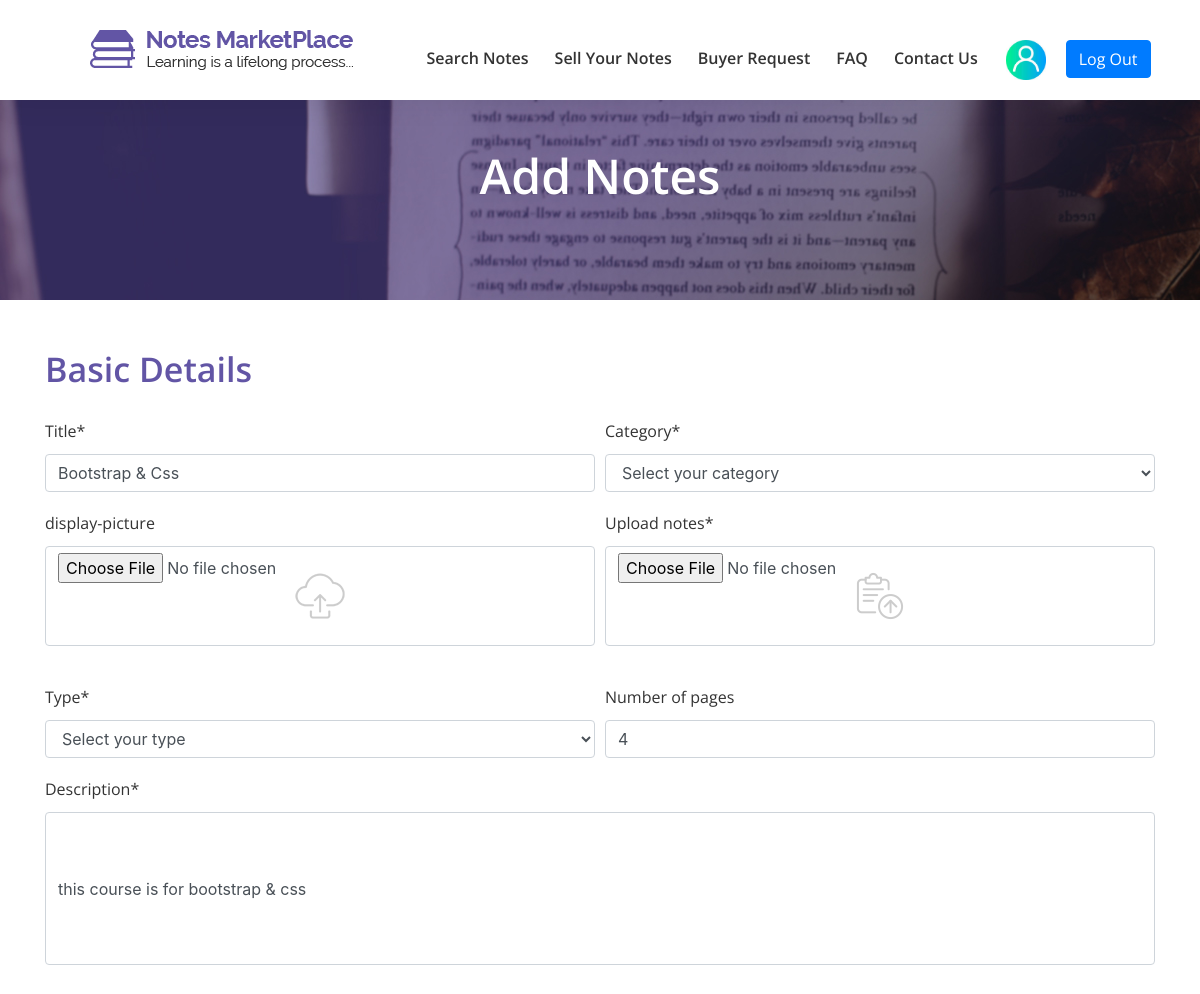
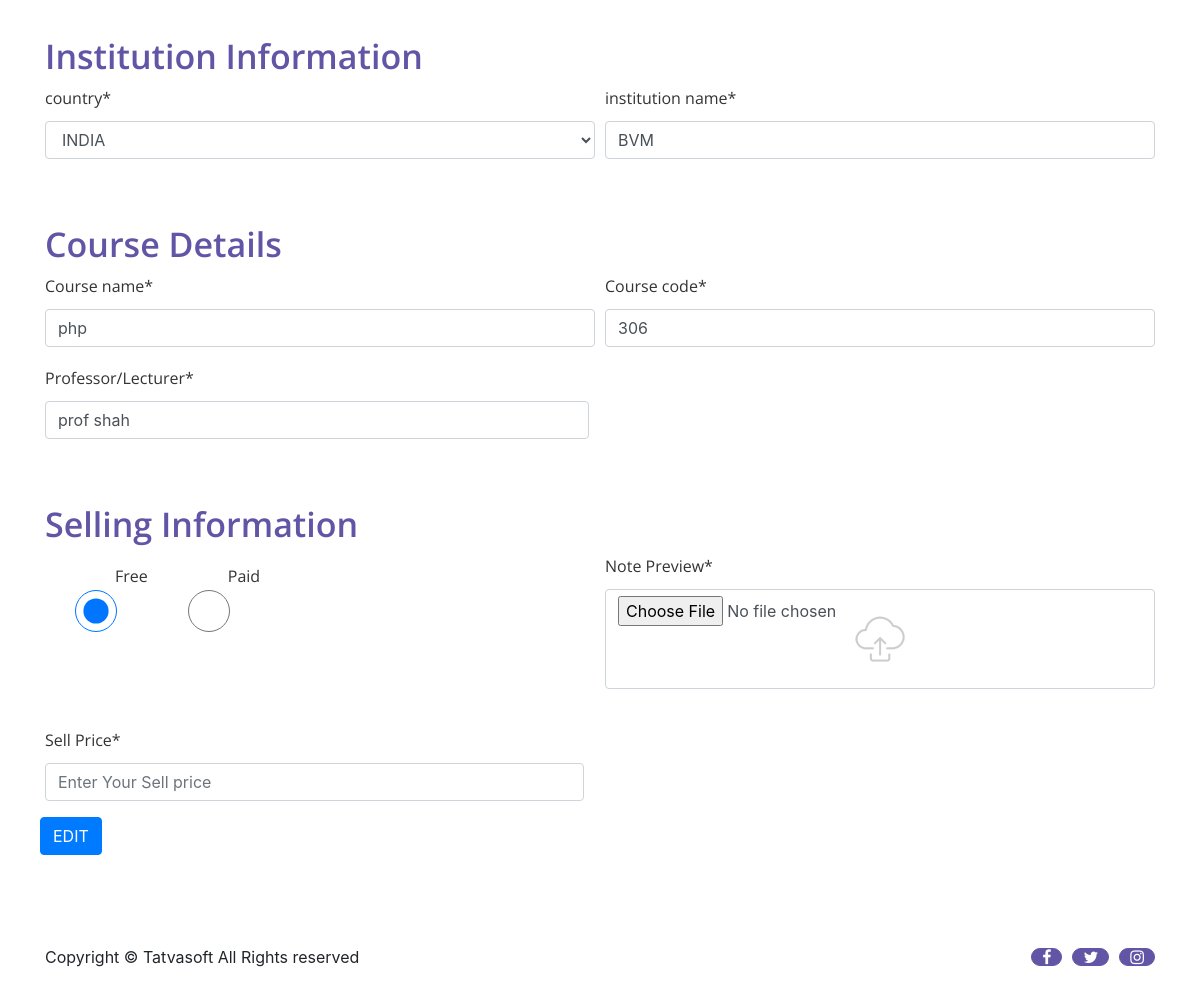
/notesmarketplace/edit_note.php?note_id=15, run on the app's committed database (2 pictures, top to bottom).
### tables this page shows
CREATE TABLE `sellernotes` (
  `ID` int(11) NOT NULL,
  `SellerID` int(11) NOT NULL,
  `Status` varchar(15) DEFAULT NULL,
  `ActionedBy` int(11) DEFAULT NULL,
  `AdminRemarks` varchar(255) DEFAULT NULL,
  `PublishedDate` datetime DEFAULT NULL,
  `Title` varchar(100) NOT NULL,
  `Category` varchar(30) DEFAULT NULL,
  `DisplayPicture` varchar(500) DEFAULT NULL,
  `FilePath` varchar(100) NOT NULL,
  `NoteType` varchar(20) DEFAULT NULL,
  `NumberofPages` int(11) DEFAULT NULL,
  `Description` varchar(255) NOT NULL,
  `UniversityName` varchar(200) DEFAULT NULL,
  `Country` varchar(50) DEFAULT NULL,
  `Course` varchar(100) DEFAULT NULL,
  `CourseCode` varchar(100) DEFAULT NULL,
  `Professor` varchar(100) DEFAULT NULL,
  `IsPaid` varchar(10) NOT NULL,
  `SellingPrice` decimal(10,0) DEFAULT NULL,
  `NotesPreview` varchar(255) DEFAULT NULL,
  `CreatedDate` datetime DEFAULT current_timestamp(),
  `CreatedBy` int(11) DEFAULT NULL,
  `ModifiedDate` datetime DEFAULT NULL,
  `ModifiedBy` int(11) DEFAULT NULL,
  `IsActive` bit(1) NOT NULL DEFAULT b'1'
);

### notesmarketplace/edit_note.php (the view, shortened to what this page needs)
<?php
require_once __DIR__ . '/src/SMTP.php';
?>
<!DOCTYPE html>
<html lang="en">
<head>
    <link rel="stylesheet" href="css/font-awesome/css/font-awesome.min.css">
    <link rel="stylesheet" href="admin/css/bootstrap/bootstrap.min.css">
    <link rel="stylesheet" href="css/add_notes2.css">
    <link rel="stylesheet" href="admin/css/nav.css">
    <link rel="stylesheet" href="css/responsive.css">
</head>
<body>
    <header>
        <div class="">
            <nav class="navbar navbar-expand-lg navbar-light fixed-top">
                <div class="collapse navbar-collapse" id="navbarTogglerDemo01">
                    <a class="navbar-brand" href="#"><img src="img/logo.png"></a>
                    <ul class="navbar-nav mr-auto mt-2 mt-lg-0 ml-auto">
                            <li class="nav-item"><a class="nav-link" href="<?php if(isset($user_id)){ echo 'search_notes.php?user_id='.$user_id;}else {echo 'search_notes.php';}?>">Search Notes</a></li>
                            <li class="nav-item"><a class="nav-link" href="<?php echo"dashboard.php?user=".$user_id; ?>">Sell Your Notes</a></li>
                            <li class="nav-item"><a class="nav-link" href="buyer_requests.php">Buyer Request</a> </li>
                            <li class="nav-item"><a class="nav-link" href="FAQ.php">FAQ</a></li>
                            <li class="nav-item"><a class="nav-link" href="<?php if(isset($user_id)){ echo 'contact_us.php?user_id='.$user_id;}else {echo 'contact_us.php';}?>">Contact Us</a></li>
                            <li class="nav-item ">
                                <div class="dropdown show">
                                     <a class="" href="#" role="" id="dropdownMenuLink" data-toggle="dropdown" aria-haspopup="true" aria-expanded="false">
                                          <?php
                                       if(isset($profile)){
                                           ?>
                                        <img class="profile" src="<?php if(isset($profile)){ echo $profile; }?>" alt="">
                                        <?php
                                       }else{
                                          ?>
                                        <img class="profile" src="img/images/user-l.jpg" alt="">
                                        <?php } ?>
                                    </a>
                                </div>
                            </li>
                            <li class="nav-item"><a class="btn btn-primary" href="logout.php" role="button">Log Out</a></li>
                        </ul>
                </div>
            </nav>
        </div>
    </header>
    <section id="user-section">
        <div class="content-box-lg">
            <div class="container">
                <div class="row">
                    <div class="col-md-12">
                        <div id="user_profile" class="text-center">
                            <h4>Add Notes</h4>
                        </div>
                    </div>
                </div>
            </div>
        </div>
    </section>
    <section id="details">
        <div class="content-box-lg">
            <form action="" method="post" enctype="multipart/form-data">
                <div class="container">
                    <h3>Basic Details</h3>
                    <?php
                    $note_id = $_GET['note_id'];
                    $Q = "SELECT * FROM sellernotes WHERE ID = '{$note_id}'";
                    $get_details = mysqli_query($connection,$Q);
                    if(!$get_details){
                        die(mysqli_error($coneection));
                    }else{
                        $row = mysqli_fetch_assoc($get_details);
                        $old_title = $row['Title'];
                        $old_pages = $row['NumberofPages'];
                        $old_desc = $row['Description'];
                        $old_uni = $row['UniversityName'];
                        $old_course = $row['Course'];
                        $old_code = $row['CourseCode'];
                        $old_prof = $row['Professor'];
                        $old_price =  $row['SellingPrice'];
                        $old_price = $row['SellingPrice'];
                        $old_price = $row['SellingPrice'];
                    }
                    ?>
                    <div class="form-row">
                        <div class="form-group col-md-6">
                            <label for="title">Title*</label>
                            <input type="text" class="form-control" id="title" placeholder="Enter note title" name="note_title" value="<?php if(isset($old_title)){echo $old_title;}?>" required>
                        </div>
                        <div class="form-group col-md-6">
                            <label for="category">Category*</label>
                            <select id="category" class="form-control" placeholder="" name="note_category" required>
                                <option selected value=" ">Select your category</option>
                            </select>
                        </div>
                    </div>
                    <div class="form-row">
                        <div class="form-group col-md-6">
                            <label for="display-picture">display-picture</label>
                            <input type="file" class="form-control" id="display-picture" placeholder="" name="display_picture">
                        </div>
                        <div class="form-group col-md-6">
                            <label for="update-notes">Upload notes*</label>
                            <input type="file" class="form-control" id="update-notes" placeholder="" name="upload_notes" required>
                        </div>
                    </div>
                    <div class="form-row">
                        <div class="form-group col-md-6">
                            <label for="type">Type*</label>
                            <select id="type" class="form-control" placeholder="" name="note_type">
                                <option value="" selected>Select your type</option>
                            </select>
                        </div>
                        <div class="form-group col-md-6">
                            <label for="pages">Number of pages</label>
                            <input type="number" class="form-control" id="pages" placeholder="Enter Number of Pages" name="note_pages" value="<?php if(isset($old_pages)){echo $old_pages;}?>">
                        </div>
                    </div>
                    <div class="form-row">
                        <div class="form-group col-md-12">
                            <label for="type">Description*</label>
                            <input type="text" class="form-control" id="description" placeholder="Enter Your Note Description" name="note_description" value="<?php if(isset($old_desc)){echo $old_desc;}?>" required>
                        </div>
                    </div>
                    <h4>Institution Information</h4>
                    <div class="form-row">
                        <div class="form-group col-md-6">
                            <label for="category">country*</label>
                            <select id="country" class="form-control" placeholder="" name="note_country">
                                <option value="INDIA">INDIA</option>
                            </select>
                        </div>
                        <div class="form-group col-md-6">
                            <label for="institution-name">institution name*</label>
                            <input type="text" class="form-control" id="institution-name" placeholder="Enter your institution name" name="institute_name" value="<?php if(isset($old_uni)){echo $old_uni;}?>">
                        </div>
                    </div>
                    <h4>Course Details</h4>
                    <div class="form-row">
                        <div class="form-group col-md-6">
                            <label for="course-name">Course name*</label>
                            <input type="text" class="form-control" id="course-name" placeholder="Enter the Course Name" name="course_name" value="<?php if(isset($old_course)){echo $old_course;}?>">
                        </div>
                        <div class="form-group col-md-6">
                            <label for="course-code">Course code*</label>
                            <input type="text" class="form-control" id="course-code" placeholder="Enter Course code" name="course_code" value="<?php if(isset($old_code)){echo $old_code;}?>">
                        </div>
                    </div>
                    <div class="form-row">
                        <div class="form-group col-md-12">
                            <label for="professor">Professor/Lecturer*</label>
                            <input type="text" class="form-control" id="professor" placeholder="Enter your professor name" name="proffesor" value="<?php if(isset($old_prof)){echo $old_prof;}?>">
                        </div>
                    </div>
                    <h4>Selling Information</h4>
                    <div class="form-row">
                        <div id="radio" class="col-md-6">
                            <table>
                                <tr>
                                    <td>
                                        <div class="form-check">
                                            <input class="form-check-input" type="radio" name="sell_type" id="exampleRadios1" value="1" checked>
                                    </td>
                                    <td> <label class="" for="exampleRadios1">
                                            Free
                                        </label>
                        </div>
                        <td>
                            <div class="form-check">
                                <input class="form-check-input" type="radio" name="sell_type" id="exampleRadios2" value="2">
                        </td>
                        <td> <label class="" for="exampleRadios2">
                                Paid
                            </label>
                    </div>
                </div>
                <div class="form-group col-md-6">
                    <label for="note-preview">Note Preview*</label>
                    <input type="file" class="form-control" id="note-preview" placeholder="" name="note_preview">
                </div>
                <div class="form-row col-md-12">
                    <div class="form-group col-md-12">
                        <label for="sell-price">Sell Price*</label>
                        <input type="number" class="form-control" id="sell-price" placeholder="Enter Your Sell price" name="note_sell_price" value="<?php if(isset($old_price)){echo $$old_price;}?>" required>
                    </div>
                </div>
                <div class="form-row col-md-6">
                    <button type="button" class="btn btn-primary" id="" name="publish" data-toggle="modal" data-target="#exampleModalCenter">EDIT</button>
                </div>
        </div>
    </section>
    <footer class="footer1">
        <div class="container">
            <div class="row">
                <div class="col-md-12">
                    <p>Copyright &copy; Tatvasoft All Rights reserved<span><a href=""><i class="fa fa-facebook"> </i></a><a href=""><i class="fa fa-twitter"> </i></a><a href=""><i class="fa fa-instagram"></i></a></span></p>
                </div>
            </div>
        </div>
    </footer>
</body>
</html>

### notesmarketplace/css/add_notes2.css (style rules this page uses)
.content-box-lg { padding: 60px 0; }
.collapse { padding: 10px 0; }
.nav-item { padding-top: 20px; padding-right: 5px; padding-left: 5px; }
#user-section { background: url(../img/User-Profile/banner-with-overlay.jpg); height: 250px; margin-top: 50px; }
#user-section h4 { font-family: "Open Sans"; color: #ffffff; font-size: 48px; font-weight: 600; line-height: 52px; }
#display-picture { height: 100px; background: url("../img/User-Profile/upload.png"); background-repeat: no-repeat; background-position: center; margin-bottom: 20px; }
#update-notes { height: 100px; background: url("../img/images/ss-upload.png"); background-repeat: no-repeat; background-position: center; margin-bottom: 20px; }
#note-preview { height: 100px; background: url("../img/images/upload-file.png"); background-repeat: no-repeat; background-position: center; margin-bottom: 20px; }
#description { height: 153px; }
h3 { color: #6255a5; padding-bottom: 20px; font-family: "Open Sans"; font-size: 34px; font-weight: 600; line-height: 38px; }
h4 { color: #6255a5; margin-top: 50px; font-family: "Open Sans"; font-size: 34px; font-weight: 600; line-height: 38px; }
label { font-family: "Open Sans"; font-size: 16px; font-weight: 400; line-height: 30px; color: #333333; }
#professor { width: 49%; }
#sell-price { width: 49%; }
.form-check { margin-left: 20px; }
.form-check-input { color: #6255a5; height: 42px; width: 42px; margin-top: 10px; }
td { padding: 10px; }
footer { padding: 40px 0; }
footer p span { float: right; }
footer p span .fa { border-radius: 15px; border-color: #6255a5; color: #fff; border: 1px solid #6255a5; background-color: #6255a5; height: 18px; }
footer p span i { padding: 0 10px 0 10px; margin-left: 10px; }

### notesmarketplace/admin/css/nav.css (style rules this page uses)
.profile { padding: 0px 10px; }
.content-box-lg { padding: 50px 0; }
.collapse { padding: 10px 0; }
.nav-item { padding-right: 5px; padding-left: 5px; }
.navbar-light .navbar-nav .nav-link { color: #333333; font-family: "Open Sans"; font-size: 16px; font-weight: 600; line-height: 20px; }
.nav-item img { height: 40px; width: 60px; }
#user-section h4 { font-family: "Open Sans"; color: #ffffff; font-size: 48px; font-weight: 600; line-height: 52px; }
.navbar { padding: 10px 0 10px 0; background-color: white; padding-left: 90px; box-shadow: 0px 0px 30px 0px rgba(0, 0, 0, 0.08); }
a { color: #333333; font-family: "Open Sans"; font-size: 16px; font-weight: 600; line-height: 20px; }

### data on the page
sellernotes: note_title "Bootstrap & Css", note_pages "4", note_description "this course is for bootstrap & css", institute_name "BVM", course_name "php", course_code "306", proffesor "prof shah"
